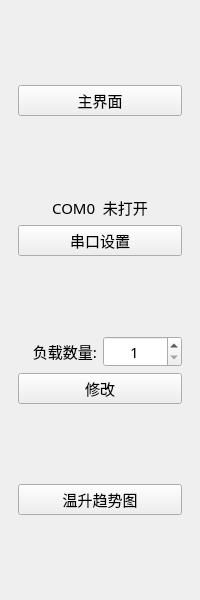
<?xml version="1.0" encoding="UTF-8"?>
<ui version="4.0">
 <class>ELoad_HomeToolWid</class>
 <widget class="QWidget" name="ELoad_HomeToolWid">
  <property name="geometry">
   <rect>
    <x>0</x>
    <y>0</y>
    <width>200</width>
    <height>600</height>
   </rect>
  </property>
  <property name="font">
   <font>
    <family>微软雅黑</family>
    <pointsize>11</pointsize>
   </font>
  </property>
  <property name="windowTitle">
   <string>Form</string>
  </property>
  <layout class="QVBoxLayout" name="verticalLayout">
   <property name="leftMargin">
    <number>18</number>
   </property>
   <property name="rightMargin">
    <number>18</number>
   </property>
   <item>
    <spacer name="verticalSpacer">
     <property name="orientation">
      <enum>Qt::Vertical</enum>
     </property>
     <property name="sizeHint" stdset="0">
      <size>
       <width>20</width>
       <height>40</height>
      </size>
     </property>
    </spacer>
   </item>
   <item>
    <widget class="QPushButton" name="homeBtn">
     <property name="text">
      <string>主界面</string>
     </property>
    </widget>
   </item>
   <item>
    <spacer name="verticalSpacer_2">
     <property name="orientation">
      <enum>Qt::Vertical</enum>
     </property>
     <property name="sizeHint" stdset="0">
      <size>
       <width>20</width>
       <height>40</height>
      </size>
     </property>
    </spacer>
   </item>
   <item>
    <widget class="QLabel" name="serialLab">
     <property name="text">
      <string>COM0  未打开</string>
     </property>
     <property name="alignment">
      <set>Qt::AlignCenter</set>
     </property>
    </widget>
   </item>
   <item>
    <widget class="QPushButton" name="serialBtn">
     <property name="minimumSize">
      <size>
       <width>0</width>
       <height>31</height>
      </size>
     </property>
     <property name="sizeIncrement">
      <size>
       <width>0</width>
       <height>31</height>
      </size>
     </property>
     <property name="text">
      <string>串口设置</string>
     </property>
    </widget>
   </item>
   <item>
    <spacer name="verticalSpacer_3">
     <property name="orientation">
      <enum>Qt::Vertical</enum>
     </property>
     <property name="sizeHint" stdset="0">
      <size>
       <width>20</width>
       <height>40</height>
      </size>
     </property>
    </spacer>
   </item>
   <item>
    <layout class="QHBoxLayout" name="horizontalLayout">
     <item>
      <widget class="QLabel" name="label_2">
       <property name="text">
        <string>负载数量:</string>
       </property>
       <property name="alignment">
        <set>Qt::AlignRight|Qt::AlignTrailing|Qt::AlignVCenter</set>
       </property>
      </widget>
     </item>
     <item>
      <widget class="QSpinBox" name="spinBox">
       <property name="alignment">
        <set>Qt::AlignCenter</set>
       </property>
       <property name="minimum">
        <number>1</number>
       </property>
       <property name="maximum">
        <number>33</number>
       </property>
      </widget>
     </item>
    </layout>
   </item>
   <item>
    <widget class="QPushButton" name="devNumBtn">
     <property name="minimumSize">
      <size>
       <width>0</width>
       <height>31</height>
      </size>
     </property>
     <property name="sizeIncrement">
      <size>
       <width>0</width>
       <height>31</height>
      </size>
     </property>
     <property name="text">
      <string>修改</string>
     </property>
    </widget>
   </item>
   <item>
    <spacer name="verticalSpacer_4">
     <property name="orientation">
      <enum>Qt::Vertical</enum>
     </property>
     <property name="sizeHint" stdset="0">
      <size>
       <width>20</width>
       <height>40</height>
      </size>
     </property>
    </spacer>
   </item>
   <item>
    <widget class="QPushButton" name="temriseBtn">
     <property name="text">
      <string>温升趋势图</string>
     </property>
    </widget>
   </item>
   <item>
    <spacer name="verticalSpacer_5">
     <property name="orientation">
      <enum>Qt::Vertical</enum>
     </property>
     <property name="sizeHint" stdset="0">
      <size>
       <width>20</width>
       <height>40</height>
      </size>
     </property>
    </spacer>
   </item>
  </layout>
 </widget>
 <resources/>
 <connections/>
</ui>
